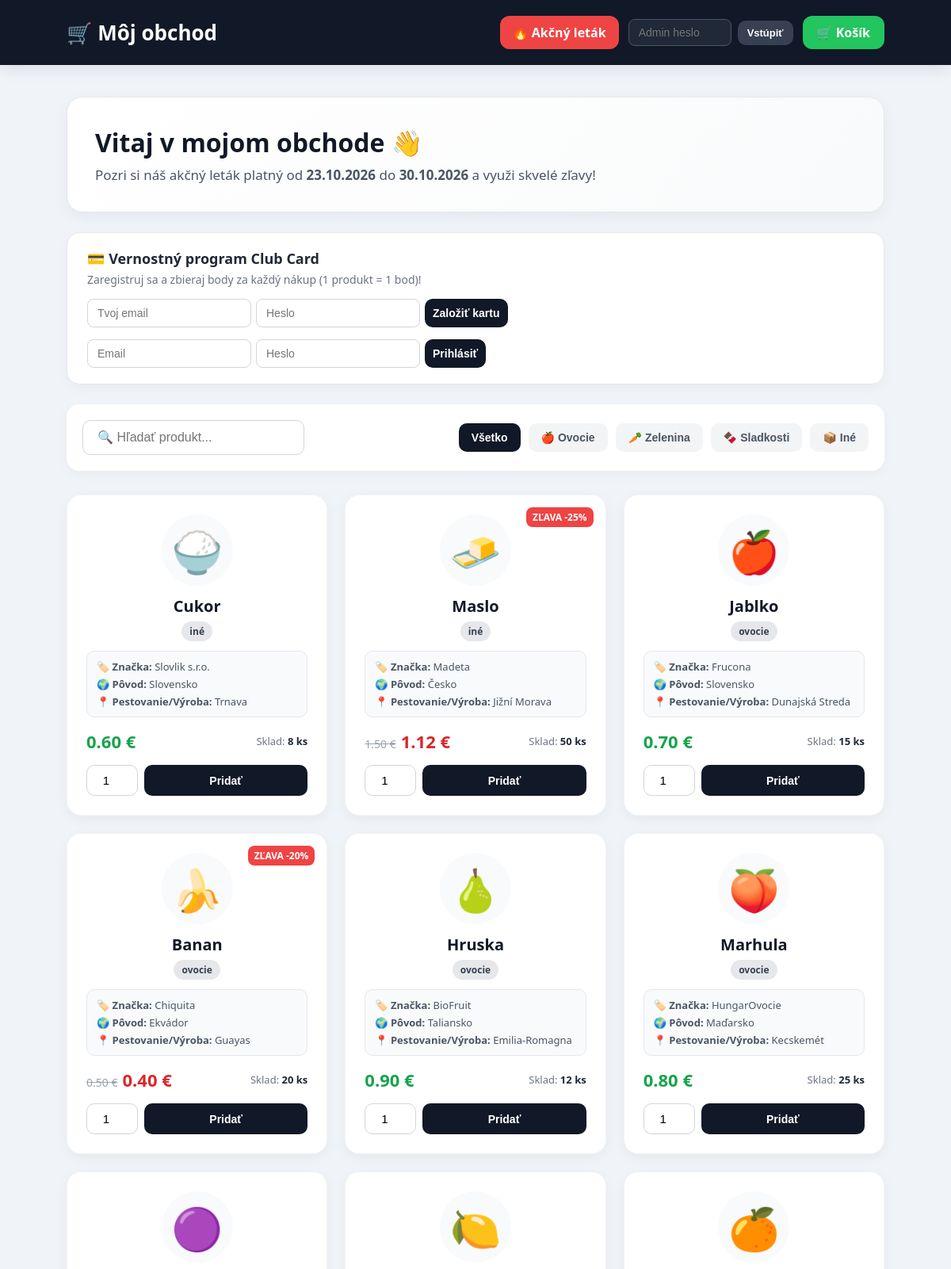
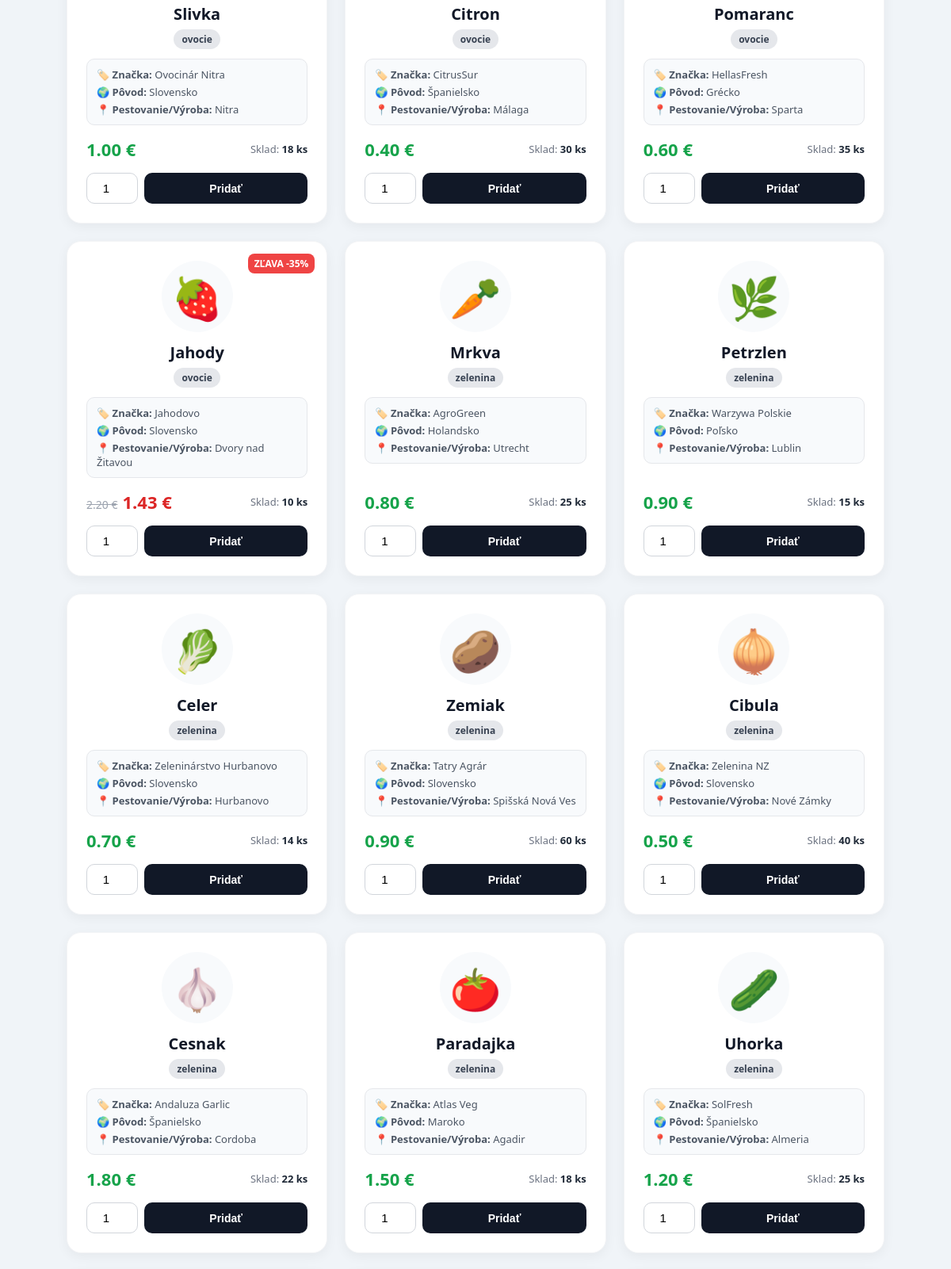
The page / (upper part) on the database its author committed (2 pictures, top to bottom).
### database.py (models this page shows)
class ProduktModel(Base):
    __tablename__ = "produkty"
    nazov = Column(String, primary_key=True, index=True)
    cena = Column(Float, nullable=False)
    druh = Column(String, nullable=False)
    sklad = Column(Integer, nullable=False)
    povod = Column(String, default="Slovensko")
    miesto = Column(String, default="Lokálna farma")
    znacka = Column(String, default="Môj Obchod")

### main.py (the view)
@app.get("/")
def domov(request: Request, sprava: str = None):
    db = SessionLocal()
    aktualne_akcie = generuj_akcie(db)
    session_id = request.cookies.get("session_id")
    prihlaseny_zakaznik = aktivne_relacie.get(session_id) if session_id else None
    klubove_body = nacitaj_body()
    is_admin = request.cookies.get("is_admin") == "True"
    produkty_db = db.query(ProduktModel).all()
    kategoria_dict = {
        p.nazov: (p.cena, p.druh, p.sklad, p.povod, p.miesto, p.znacka)
        for p in produkty_db
    }
    db.close()
    response = templates.TemplateResponse(
        request=request,
        name="index.html",
        context={
            "kategoria": kategoria_dict,
            "is_admin": is_admin,
            "aktualne_akcie": aktualne_akcie,
            "datum_od": datum_od,
            "datum_do": datum_do,
            "prihlaseny_zakaznik": prihlaseny_zakaznik,
            "klubove_body": klubove_body,
            "sprava": sprava,
            "request": request
        }
    )
    if not session_id:
        new_session = str(uuid.uuid4())
        response.set_cookie(key="session_id", value=new_session, httponly=True)
    return response

### templates/index.html (shortened to what this page needs)
<!DOCTYPE html>
<html lang="sk">
<head>
</head>
<body>
<header>
    <h1>🛒 Môj obchod</h1>
    <div class="header-right">
        <a href="/letak" class="flyer-link">🔥 Akčný leták</a>
        {% if is_admin %}
            <div class="admin-badge">
                <span>🛡️ Admin mód</span>
                <a href="/logout" class="logout-btn">Odhlásiť</a>
            </div>
        {% else %}
            <form action="/login" method="post" class="admin-login-form">
                <input type="password" name="heslo" placeholder="Admin heslo" required>
                <button type="submit" style="background: #374151; padding: 8px 12px; font-size: 13px;">Vstúpiť</button>
            </form>
        {% endif %}
        <a href="/kosik" class="cart-button">
            🛒 Košík
        </a>
    </div>
</header>
<main>
    <section class="welcome">
        <h2>Vitaj v mojom obchode 👋</h2>
        <p>Pozri si náš akčný leták platný od <strong>{{ datum_od }}</strong> do <strong>{{ datum_do }}</strong> a využi skvelé zľavy!</p>
    </section>
    <div class="club-card-box">
        <div>
            <h3>💳 Vernostný program Club Card</h3>
            {% if prihlaseny_zakaznik %}
                <p>Prihlásený člen: <strong style="color: #16a34a;">{{ prihlaseny_zakaznik }}</strong></p>
                <p style="margin-top: 5px;">⭐ Tvoje body: <strong>{{ klubove_body.get(prihlaseny_zakaznik, 0) }} bodov</strong> (Za 100 bodov zľava 5 €)</p>
            {% else %}
                <p>Zaregistruj sa a zbieraj body za každý nákup (1 produkt = 1 bod)!</p>
            {% endif %}
        </div>
        <div>
            {% if prihlaseny_zakaznik %}
                <div style="display: flex; gap: 10px; align-items: center; flex-wrap: wrap;">
                    {% if klubove_body.get(prihlaseny_zakaznik, 0) >= 100 %}
                        <form action="/uplatnit-body" method="post">
                            <button type="submit" style="background: #f59e0b; color: white; padding: 10px 14px; border: none; border-radius: 8px; font-weight: bold; cursor: pointer;">🎁 Vymeniť 100 bodov za zľavu 5€</button>
                        </form>
                    {% endif %}
                    <a href="/logout-club-card" style="background: #ef4444; color: white; padding: 10px 16px; text-decoration: none; border-radius: 8px; font-weight: bold; font-size: 14px; display: inline-block;">Odhlásiť</a>
                </div>
            {% else %}
                <div class="club-forms">
                    <form action="/register-club-card" method="post" class="club-form">
                        <input type="email" name="email" placeholder="Tvoj email" required>
                        <input type="password" name="heslo" placeholder="Heslo" required>
                        <button type="submit" class="club-btn-reg">Založiť kartu</button>
                    </form>
                    <form action="/login-club-card" method="post" class="club-form">
                        <input type="email" name="email" placeholder="Email" required>
                        <input type="password" name="heslo" placeholder="Heslo" required>
                        <button type="submit" class="club-btn-log">Prihlásiť</button>
                    </form>
                </div>
            {% endif %}
        </div>
    </div>
    <div class="controls">
        <div class="search-box">
            <input type="text" id="searchInput" placeholder="🔍 Hľadať produkt..." onkeyup="filterProducts()">
        </div>
        <div class="filters">
            <button class="filter-btn active" onclick="filterCategory('všetko', this)">Všetko</button>
            <button class="filter-btn" onclick="filterCategory('ovocie', this)">🍎 Ovocie</button>
            <button class="filter-btn" onclick="filterCategory('zelenina', this)">🥕 Zelenina</button>
            <button class="filter-btn" onclick="filterCategory('sladkosti', this)">🍫 Sladkosti</button>
            <button class="filter-btn" onclick="filterCategory('iné', this)">📦 Iné</button>
        </div>
    </div>
    <div class="products" id="productsGrid">
        {% for nazov, udaje in kategoria.items() %}
        <div class="product" data-name="{{ nazov|lower }}" data-category="{{ udaje[1]|lower }}">
            {% if nazov in aktualne_akcie %}
                <div class="card-sale-badge">ZĽAVA -{{ aktualne_akcie[nazov][1] }}%</div>
            {% endif %}
            <div class="product-top">
                <div class="product-icon">
                    {% if nazov == "cukor" %}
                        🍚
                    {% elif nazov == "maslo" %}
                        🧈
                    {% elif nazov == "jablko" %}
                        🍎
                    {% elif nazov == "banan" %}
                        🍌
                    {% elif nazov == "hruska" %}
                        🍐
                    {% elif nazov == "marhula" %}
                        🍑
                    {% elif nazov == "slivka" %}
                        🟣
                    {% elif nazov == "citron" %}
                        🍋
                    {% elif nazov == "pomaranc" %}
                        🍊
                    {% elif nazov == "jahody" %}
                        🍓
                    {% elif nazov == "mrkva" %}
                        🥕
                    {% elif nazov == "petrzlen" %}
                        🌿
                    {% elif nazov == "celer" %}
                        🥬
                    {% elif nazov == "zemiak" %}
                        🥔
                    {% elif nazov == "cibula" %}
                        🧅
                    {% elif nazov == "cesnak" %}
                        🧄
                    {% elif nazov == "paradajka" %}
                        🍅
                    {% elif nazov == "uhorka" %}
                        🥒
                    {% elif nazov == "cokolada" or nazov == "bomboni" %}
                        🍫
                    {% elif nazov == "keksik" or nazov == "cukriky" %}
                        🍪
                    {% elif nazov == "mlieko" %}
                        🥛
                    {% elif nazov == "jogurt" %}
                        🍦
                    {% elif nazov == "syr" %}
                        🧀
                    {% elif nazov == "chlieb" %}
                        🍞
                    {% elif nazov == "rozok" %}
                        🥐
                    {% elif "coca" in nazov or "cola" in nazov %}
                        🥤
                    {% elif "mineral" in nazov or "voda" in nazov %}
                        💧
                    {% else %}
                        🛒
                    {% endif %}
                </div>
                <h3>{{ nazov }}</h3>
                <span class="category">{{ udaje[1] }}</span>
                <div class="product-info-box">
                    <div>🏷️ <strong>Značka:</strong> {{ udaje[5] }}</div>
                    <div>🌍 <strong>Pôvod:</strong> {{ udaje[3] }}</div>
                    <div>📍 <strong>Pestovanie/Výroba:</strong> {{ udaje[4] }}</div>
                </div>
            </div>
            <div class="product-details">
                <div class="price-stock">
                    <div class="price-container">
                        {% if nazov in aktualne_akcie %}
                            <span class="old-price-shop">{{ "%.2f"|format(udaje[0]) }} €</span>
                            <span class="price sale">{{ "%.2f"|format(aktualne_akcie[nazov][0]) }} €</span>
                        {% else %}
                            <span class="price">{{ "%.2f"|format(udaje[0]) }} €</span>
                        {% endif %}
                    </div>
                    <div class="stock">
                        Sklad: <strong>{{ udaje[2] }} ks</strong>
                    </div>
                </div>
                {% if udaje[2] > 0 %}
                <form action="/pridat" method="post">
                    <input type="number" name="mnozstvo" value="1" min="1" max="{{ udaje[2] }}">
                    <button type="submit">Pridať</button>
                </form>
                {% else %}
                    <div class="empty">Vypredané</div>
                {% endif %}
            </div>
        </div>
        {% endfor %}
    </div>
</main>
</body>
</html>

### rows shown on the page
ProduktModel: nazov "Cukor", druh "iné", znacka "Slovlik s.r.o.", povod "Slovensko", miesto "Trnava", cena "0.60", sklad "8"
ProduktModel: aktualne_akcie "25", nazov "Maslo", druh "iné", znacka "Madeta", povod "Česko", miesto "Jižní Morava", cena "1.50", aktualne_akcie "1.12", sklad "50"
ProduktModel: nazov "Jablko", druh "ovocie", znacka "Frucona", povod "Slovensko", miesto "Dunajská Streda", cena "0.70", sklad "15"
ProduktModel: sklad "20", nazov "Banan", druh "ovocie", znacka "Chiquita", povod "Ekvádor", miesto "Guayas", cena "0.50", aktualne_akcie "0.40"
ProduktModel: nazov "Hruska", druh "ovocie", znacka "BioFruit", povod "Taliansko", miesto "Emilia-Romagna", cena "0.90", sklad "12"
ProduktModel: nazov "Marhula", druh "ovocie", znacka "HungarOvocie", povod "Maďarsko", miesto "Kecskemét", cena "0.80", sklad "25"
ProduktModel: nazov "Slivka", druh "ovocie", znacka "Ovocinár Nitra", povod "Slovensko", miesto "Nitra", cena "1.00", sklad "18"
ProduktModel: nazov "Citron", druh "ovocie", znacka "CitrusSur", povod "Španielsko", miesto "Málaga", cena "0.40", sklad "30"
ProduktModel: nazov "Pomaranc", druh "ovocie", znacka "HellasFresh", povod "Grécko", miesto "Sparta", cena "0.60", sklad "35"
ProduktModel: aktualne_akcie "35", nazov "Jahody", druh "ovocie", znacka "Jahodovo", povod "Slovensko", miesto "Dvory nad Žitavou", cena "2.20", aktualne_akcie "1.43", sklad "10"
ProduktModel: nazov "Mrkva", druh "zelenina", znacka "AgroGreen", povod "Holandsko", miesto "Utrecht", cena "0.80", sklad "25"
ProduktModel: nazov "Petrzlen", druh "zelenina", znacka "Warzywa Polskie", povod "Poľsko", miesto "Lublin", cena "0.90", sklad "15"
ProduktModel: nazov "Celer", druh "zelenina", znacka "Zeleninárstvo Hurbanovo", povod "Slovensko", miesto "Hurbanovo", cena "0.70", sklad "14"
ProduktModel: nazov "Zemiak", druh "zelenina", znacka "Tatry Agrár", povod "Slovensko", miesto "Spišská Nová Ves", cena "0.90", sklad "60"
ProduktModel: nazov "Cibula", druh "zelenina", znacka "Zelenina NZ", povod "Slovensko", miesto "Nové Zámky", cena "0.50", sklad "40"
ProduktModel: nazov "Cesnak", druh "zelenina", znacka "Andaluza Garlic", povod "Španielsko", miesto "Cordoba", cena "1.80", sklad "22"
ProduktModel: nazov "Paradajka", druh "zelenina", znacka "Atlas Veg", povod "Maroko", miesto "Agadir", cena "1.50", sklad "18"
ProduktModel: nazov "Uhorka", druh "zelenina", znacka "SolFresh", povod "Španielsko", miesto "Almeria", cena "1.20", sklad "25"

### other values the page prints
{{ datum_od }} "23.10.2026"
{{ datum_do }} "30.10.2026"
